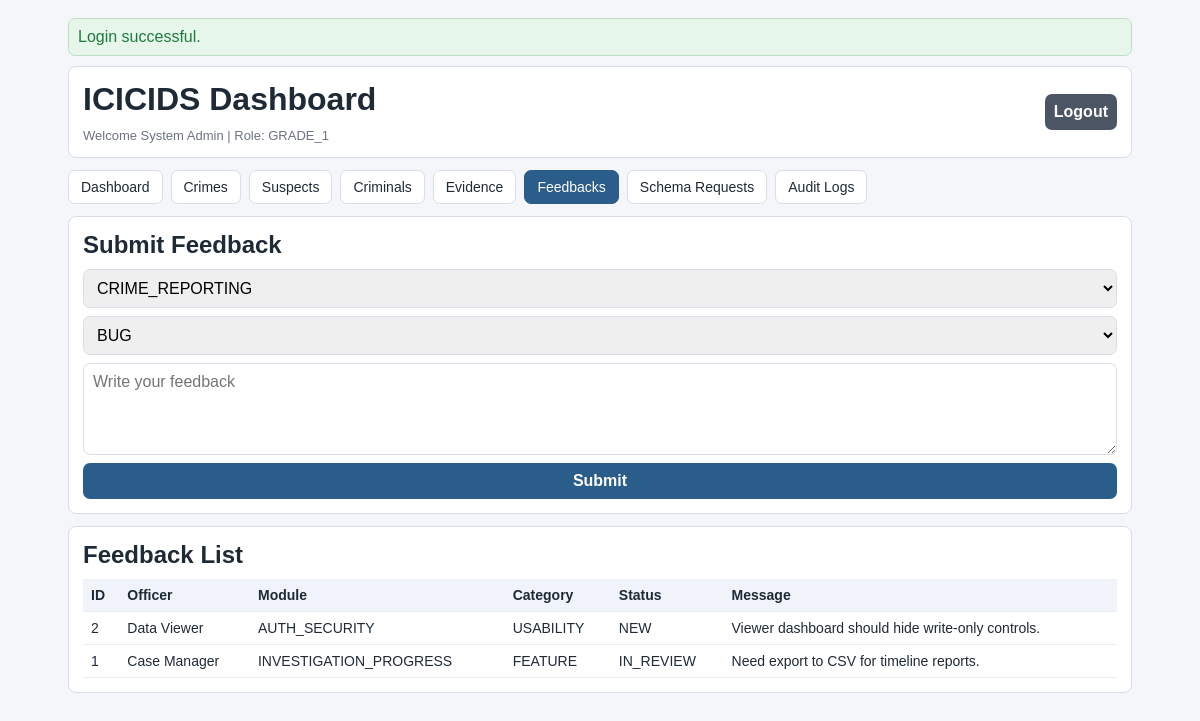
The page /index.php?view=feedbacks (signed in) on the database its author committed.
### tables this page shows
CREATE TABLE feedbacks (
    id BIGINT UNSIGNED AUTO_INCREMENT PRIMARY KEY,
    submitted_by_officer_id BIGINT UNSIGNED NOT NULL,
    module_name ENUM(
        'CRIME_REPORTING',
        'SUSPECT_TRACKING',
        'CRIMINAL_DB',
        'EVIDENCE_MANAGEMENT',
        'INVESTIGATION_PROGRESS',
        'AUTH_SECURITY',
        'OTHER'
    ) NOT NULL,
    category ENUM('BUG', 'FEATURE', 'DATA_QUALITY', 'USABILITY', 'SECURITY', 'OTHER') NOT NULL DEFAULT 'OTHER',
    message TEXT NOT NULL,
    status ENUM('NEW', 'IN_REVIEW', 'RESOLVED', 'DISMISSED') NOT NULL DEFAULT 'NEW',
    resolved_by_officer_id BIGINT UNSIGNED NULL,
    resolved_at DATETIME NULL,
    created_at DATETIME NOT NULL DEFAULT CURRENT_TIMESTAMP,
    CONSTRAINT fk_feedbacks_submitted_by
        FOREIGN KEY (submitted_by_officer_id) REFERENCES officers(id)
        ON UPDATE CASCADE ON DELETE CASCADE,
    CONSTRAINT fk_feedbacks_resolved_by
        FOREIGN KEY (resolved_by_officer_id) REFERENCES officers(id)
        ON UPDATE CASCADE ON DELETE SET NULL,
    INDEX idx_feedbacks_submitted_by (submitted_by_officer_id),
    INDEX idx_feedbacks_module (module_name),
    INDEX idx_feedbacks_status (status),
    INDEX idx_feedbacks_created_at (created_at)
);

CREATE TABLE officers (
    id BIGINT UNSIGNED AUTO_INCREMENT PRIMARY KEY,
    badge_number VARCHAR(30) NOT NULL UNIQUE,
    first_name VARCHAR(100) NOT NULL,
    last_name VARCHAR(100) NOT NULL,
    email VARCHAR(191) NOT NULL UNIQUE,
    phone VARCHAR(30) NULL,
    rank ENUM('GRADE_1', 'GRADE_2', 'GRADE_3') NOT NULL,
    password_hash VARCHAR(255) NOT NULL,
    is_active TINYINT(1) NOT NULL DEFAULT 1,
    last_login_at DATETIME NULL,
    created_at DATETIME NOT NULL DEFAULT CURRENT_TIMESTAMP,
    updated_at DATETIME NOT NULL DEFAULT CURRENT_TIMESTAMP ON UPDATE CURRENT_TIMESTAMP,
    INDEX idx_officers_rank (rank),
    INDEX idx_officers_active (is_active)
);

### Auth.php (called while the page is built, shortened)
<?php
final class Auth
{
    public function isAuthenticated(): bool
    {
        return isset($_SESSION[self::SESSION_KEY]);
    }
    public function currentOfficer(): ?array
    {
        return $_SESSION[self::SESSION_KEY];
    }
    public function enforce(string $operation, ?string $table = null): void
    {
        $officer = $this->currentOfficer();
        $rank = (string)$officer['rank'];
        $normalizedOperation = strtoupper(trim($operation));
        if ($rank === self::ROLE_GRADE_1) {
            return;
        }
        throw new RuntimeException('Unknown role. Access denied.');
    }
    public function can(string $operation, ?string $table = null): bool
    {
        try {
            return true;
        } catch (Throwable $e) {
            return false;
        }
    }
}

### feedbacks.php (the view, shortened to what this page needs)
<?php if ($canSubmitFeedback): ?>
    <section class="card">
        <h2>Submit Feedback</h2>
        <form method="post">
            <select name="module_name">
                <option>CRIME_REPORTING</option>
            </select>
            <select name="category">
                <option>BUG</option>
            </select>
            <textarea name="message" rows="4" required placeholder="Write your feedback"></textarea>
            <button type="submit">Submit</button>
        </form>
    </section>
<?php endif; ?>
<section class="card">
    <h2>Feedback List</h2>
    <div class="table-wrap">
        <table>
            <thead><tr><th>ID</th><th>Officer</th><th>Module</th><th>Category</th><th>Status</th><th>Message</th></tr></thead>
            <tbody>
            <?php foreach ($feedbacks as $row): ?>
                <tr>
                    <td><?= h((string)$row['id']) ?></td>
                    <td><?= h((string)$row['first_name'] . ' ' . (string)$row['last_name']) ?></td>
                    <td><?= h((string)$row['module_name']) ?></td>
                    <td><?= h((string)$row['category']) ?></td>
                    <td><?= h((string)$row['status']) ?></td>
                    <td><?= h((string)$row['message']) ?></td>
                </tr>
            <?php endforeach; ?>
            </tbody>
        </table>
    </div>
</section>

### style.css (style rules this page uses)
* { box-sizing: border-box; }
body { margin: 0; font-family: Tahoma, Verdana, sans-serif; background: var(--bg); color: var(--text); }
.card { background: var(--card); border: 1px solid var(--line); border-radius: 8px; padding: 14px; margin-bottom: 12px; }
h1, h2 { margin: 0 0 10px; }
form { display: grid; gap: 8px; }
input, select, textarea, button { width: 100%; border: 1px solid var(--line); border-radius: 7px; padding: 9px; font: inherit; }
button { background: var(--primary); color: #fff; border: none; cursor: pointer; font-weight: 700; }
.table-wrap { overflow-x: auto; }
table { width: 100%; border-collapse: collapse; font-size: 14px; }
th, td { border-bottom: 1px solid #e8edf4; padding: 8px; text-align: left; }
th { background: #f0f4fa; }

### rows shown on the page
feedbacks: id "2", submitted_by_officer.last_name "Data Viewer", module_name "AUTH_SECURITY", category "USABILITY", status "NEW", message "Viewer dashboard should hide write-only controls."
feedbacks: id "1", submitted_by_officer.last_name "Case Manager", module_name "INVESTIGATION_PROGRESS", category "FEATURE", status "IN_REVIEW", message "Need export to CSV for timeline reports."

### other values the page prints
$flash['message'] "Login successful."
$officer['name'] "System Admin"
$rank "GRADE_1"
